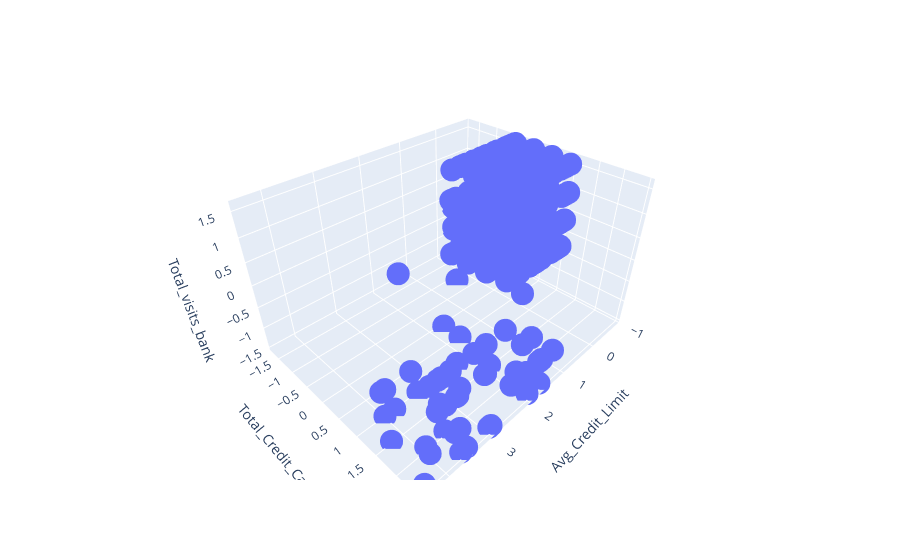

This figure's notebook cell:
### Code cell
# Gráfico 3D das observações

fig = px.scatter_3d(cartao_pad, 
                    x='Avg_Credit_Limit', 
                    y='Total_Credit_Cards', 
                    z='Total_visits_bank')
fig.show()

### Figure 1 — Plotly figure (JSON) as saved in the notebook; plotly's stock layout.template omitted (floating-point values rounded to 4 significant figures; data arrays with more than 128 entries replaced by an {"elided": "..."} marker saying what was removed)
{"data": [{"hovertemplate": "Avg_Credit_Limit=%{x}<br>Total_Credit_Cards=%{y}<br>Total_visits_bank=%{z}<extra></extra>", "legendgroup": "", "marker": {"color": "#636efa", "symbol": "circle"}, "mode": "markers", "name": "", "scene": "scene", "showlegend": false, "type": "scatter3d", "x": {"elided": "660 float values"}, "y": {"elided": "660 float values"}, "z": {"elided": "660 float values"}}], "layout": {"legend": {"tracegroupgap": 0}, "margin": {"t": 60}, "scene": {"domain": {"x": [0, 1], "y": [0, 1]}, "xaxis": {"title": {"text": "Avg_Credit_Limit"}}, "yaxis": {"title": {"text": "Total_Credit_Cards"}}, "zaxis": {"title": {"text": "Total_visits_bank"}}}}}
